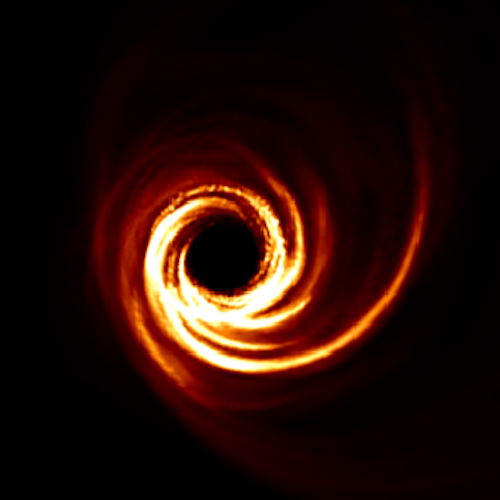
#> input picture m87ims.png, 500 x 500 px
$ jupyter execute --allow-errors IntSim_sandbox.ipynb   (shell and % lines are left out)
#> lines starting #> are read from the running program, lines starting #| are printed output that depends on the picture; after the words box and inside, x2 and y2 are one past the last pixel; in counts of white or black regions, pixels touching at a corner belong together; long printed decimals are rounded
### intsim.py
import matplotlib.pyplot as plt
import numpy as np

def intsim(ant,freq,myres,EW=False,PointSource=False,filein="palomas.png"):
    in_img=plt.imread(filein)[:,:,0]
    if PointSource:
        t = np.linspace(-500, 500, 1000)
        bump = np.exp(-0.0005*t**2)
        bump = bump / np.trapz(bump) # normalize the integral to 1
        kernel = bump[:, np.newaxis] * bump[np.newaxis, :]
        in_img=kernel
    if in_img.shape[0]!=in_img.shape[1]:
        print("Error: Input image must have equal number of rows and colums")
        print("Current size = ",in_img.shape)

    width=in_img.shape[0]

    if ant<=1:
        ant=2
        print("Number of antennae must be between 2 and 50")
        print("You have 2 antennae now") # avoid single-antenna observations
    if ant>50:
        ant=50
        print("Number of antennae must be between 2 and 50")
        print("You have 50 antennae now") # we only have 50 available antennae

    if myres < 1:
        print("Resolution cannot be smaller than 1 px")
        print("Resolution automatically set to 1 px")
        myres=1.
    if myres >= width:
        myres=width-1
        print("Resolution cannot be greater or equal to width")
        print("Resolution automatically set to width-1: ",width-1)

    AA=np.loadtxt("almapos.txt")
    almal_x=AA[0,:ant]
    almal_y=AA[1,:ant]
    # get max baseline in original array (between 0 and 1)
    # this ensures that the max baseline is scaled to one

    wavel=3e8/freq
    bmax=wavel*width/2
    print("Max. baseline =",bmax,"m")

# Antenna position adjustment to fit max. baseline
    dx=almal_x-almal_x.min()
    dy=almal_y-almal_y.min()
    dmax=np.max([dx.max(),dy.max()])
    dnx=dx/dmax
    dny=dy/dmax
    x=bmax*dnx
    y=bmax*dny
    lx=np.zeros((ant,ant))
    ly=np.zeros((ant,ant))

    if EW :
        x=np.linspace(0,1,ant)*bmax
        y=np.zeros(ant)

    # calculate relative positions between antennae (baselines for the visibilities)
    for i in range(ant):
        for j in range(ant):
            lx[i,j]=(x[i]-x[j])
            ly[i,j]=(y[i]-y[j])

    # remember that x and y are swapped in imshow
    u=ly/wavel      # u values in wavenumber
    v=lx/wavel      # v values in wavenumber
    re_u=np.reshape(u,(len(x)**2),order='F') #reshape u into linear form
    re_v=np.reshape(v,(len(y)**2),order='F')


    ore_u=re_u/myres
    ore_v=re_v/myres


    # UV gridding
    # create an empty matrix same size as in image for multiplying with fft of true sky image
    # this acts as a mask in fourier space (resolution of exactly 1 px)
    obs_uv_matrix=np.zeros(in_img.shape)
    for k in range(len(ore_u)):
        int_u=int((ore_u)[k])
        int_v=int((ore_v)[k])
        obs_uv_matrix[int_u,int_v]=1.0

    obs_uv_matrix[0,0]=0.0
    print('Available uv grid points:',(obs_uv_matrix>0).sum(),'Total visibilities:',ant*(ant-1))


    maxuv=np.max([ore_u.max(),ore_v.max()])

    angres=(1/maxuv)*(180/np.pi)
    print("Current angular resolution =",angres,"deg")
#    print("Angular size in the sky=",angres*width,"deg") # needs work
    print("Max. baseline for selected resolution =",wavel*maxuv,"m")

    # Transform image to Fourier space, then multiply with uv mask and then apply the inverse FFT to reconstruct image

    fft_img=np.fft.fft2(in_img)              #This is the complex visibility from a complete and ideal array from u,v =0,0 outward.
    observed=fft_img*obs_uv_matrix           #Observed complex visibility. Combines ideal visibility with the observed uv points, removing those not seen by the selected array configuration.
    ifft_img=np.fft.ifft2(observed)          #inverse FFTs the observed visibility
    real_ifft_img=ifft_img.real              #Takes real part only for plotting


    f, axarr = plt.subplots(2, 3, figsize=(16,10));
    axarr[0,0].imshow(in_img,cmap='hot');
    axarr[0,0].set_title('Original')

    axarr[0,1].scatter(x*wavel*maxuv/bmax,y*wavel*maxuv/bmax,s=100);
    axarr[0,1].set_xlabel("x (m)");
    axarr[0,1].set_ylabel("y (m)");
    axarr[0,1].axis("equal");
    axarr[0,1].set_title('Antenna array')

    axarr[0,2].plot(ore_u.astype(int),ore_v.astype(int),'.',color='red');
    axarr[0,2].set_xlabel('Gridded u [k$\lambda$]',size='10');
    axarr[0,2].set_ylabel('Gridded v [k$\lambda$]',size='10');
    axarr[0,2].set_title('Gridded visibilities')


    with np.errstate(divide='ignore',invalid='ignore'):
        axarr[1,0].imshow(np.log10(np.abs(fft_img.real)),cmap='Reds');
    axarr[1,0].set_xlim(0,500);
    axarr[1,0].set_ylim(0,500);
    axarr[1,0].set_title('FT of original')


    axarr[1,1].plot(ore_u.astype(int),ore_v.astype(int),'.',color='red'); # mask
    axarr[1,1].set_xlim(0,500);
    axarr[1,1].set_ylim(0,500);
    axarr[1,1].set_xlabel('Gridded u [k$\lambda$]',size='10');
    axarr[1,1].set_ylabel('Gridded v [k$\lambda$]',size='10');
    axarr[1,1].set_title('Gridded visibilities')

    axarr[1,2].imshow(real_ifft_img,cmap='hot');
    axarr[1,2].set_title('Reconstructed image')

### IntSim_sandbox.ipynb
[cell 1]
import matplotlib.pyplot as plt
import numpy as np

[cell 2]
filenamein="m87ims.png"
in_img=plt.imread(filenamein)[:,:,0]
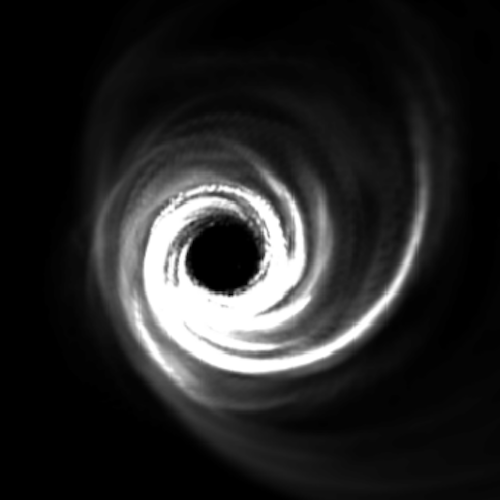
#> in_img: shape (500, 500) float32; min 0, max 1, mean 0.146
width=in_img.shape[0]
#> width = 500
plt.imshow(in_img,cmap='hot');

[cell 3]
AA=np.loadtxt("almapos.txt")

[cell 4]
ant = 50 # number of antennae, must be between 2 and 50

[cell 5]
almal_x=AA[0,:ant]
almal_y=AA[1,:ant]

[cell 6]
freq=1e9      # Frequency 6M 9G 12T in Hz
wavel=3e8/freq
bmax=wavel*width/2
#> bmax = 75
print("Max. baseline =",bmax,"m")
#| Max. baseline = 75.0 m

[cell 7]
# Antenna position adjustment to fit max. baseline
dx=almal_x-almal_x.min()
dy=almal_y-almal_y.min()
dmax=np.max([dx.max(),dy.max()])
dnx=dx/dmax
dny=dy/dmax
x=bmax*dnx
y=bmax*dny

[cell 8]
plt.figure(figsize=(5,5))
plt.scatter(x,y)
plt.xlabel("x (m)")
plt.ylabel("y (m)")
plt.axis("equal");
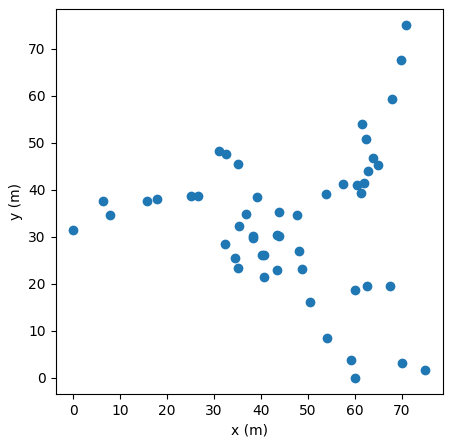
#> figure drawn by matplotlib, 1 panel

[cell 9]
lx=np.zeros((ant,ant))
ly=np.zeros((ant,ant))

# calculate relative positions between antennae (baselines for the visibilities)
for i in range(ant):
    for j in range(ant):
        lx[i,j]=(x[i]-x[j])
        ly[i,j]=(y[i]-y[j])
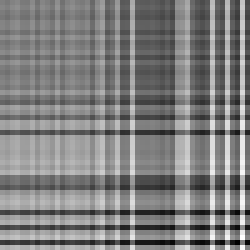
#> lx: shape (50, 50) float64 (shown 5 times larger); min -75, max 75, mean 0; drawn with min black and max white
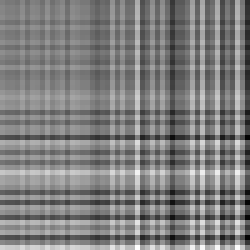
#> ly: shape (50, 50) float64 (shown 5 times larger); min -75, max 75, mean 0; drawn with min black and max white

[cell 10]
# remember that x and y are swapped in imshow
u=ly/wavel      # u values in wavenumber
v=lx/wavel      # v values in wavenumber
re_u=np.reshape(u,(len(x)**2),order='F') #reshape u into linear form
re_v=np.reshape(v,(len(y)**2),order='F')

[cell 11]
myres=10.

[cell 12]
ore_u=re_u/myres
ore_v=re_v/myres

[cell 13]
# UV gridding
# create an empty matrix same size as in image for multiplying with fft of true sky image
# this acts as a mask in fourier space (resolution of exactly 1 px)
obs_uv_matrix=np.zeros(in_img.shape)
for k in range(len(ore_u)):
    int_u=int((ore_u)[k])
    int_v=int((ore_v)[k])
    obs_uv_matrix[int_u,int_v]=1.0
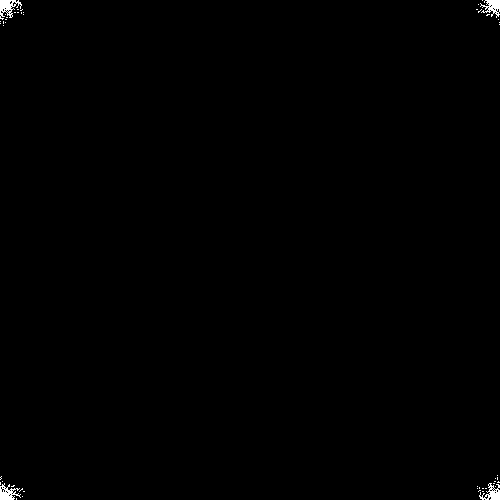
#> obs_uv_matrix: shape (500, 500) float64; values 0 (black) and 1 (white), 0.35% white; 49 white regions (45 under 20 px), largest, box (x1, y1, x2, y2) and area: (0, 0, 22, 20) 217, (480, 0, 500, 18) 190, (0, 483, 21, 500) 187, (479, 483, 500, 500) 179

obs_uv_matrix[0,0]=0.0
print('Available uv grid points:',(obs_uv_matrix>0).sum(),'Total visibilities:',ant*(ant-1))

[cell 14]
plt.figure(figsize=[4,4])
plt.plot(ore_u,ore_v,'.',color='orange')
plt.xlabel('u [k$\lambda$]',size='10')
plt.ylabel('v [k$\lambda$]',size='10')
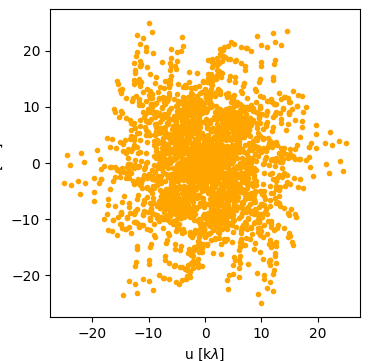
#> figure drawn by matplotlib, 1 panel

[cell 15]
plt.figure(figsize=[4,4])
plt.plot(ore_u.astype(int),ore_v.astype(int),'.',color='orange')
plt.xlabel('Gridded u [k$\lambda$]',size='10')
plt.ylabel('Gridded v [k$\lambda$]',size='10')
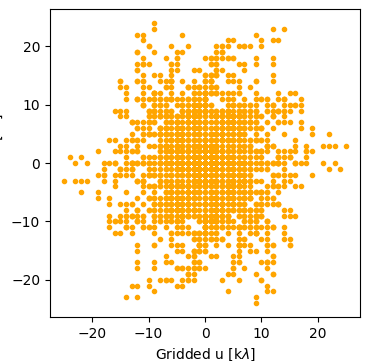
#> figure drawn by matplotlib, 1 panel

[cell 16]
maxuv=np.max([ore_u.max(),ore_v.max()])
#> maxuv = 25

[cell 17]
angres=(1/maxuv)*(180/np.pi)
#> angres = 2.29
print("Current angular resolution =",angres,"deg")
#| Current angular resolution = 2.292 deg
print("Angular size in the sky=",angres*width,"deg") # needs work
#| Angular size in the sky= 1145.916 deg
print("Max. baseline for selected resolution =",wavel*maxuv,"m")
#| Max. baseline for selected resolution = 7.5 m

[cell 18]
plt.figure(figsize=[10,10])
plt.imshow(obs_uv_matrix); # mask
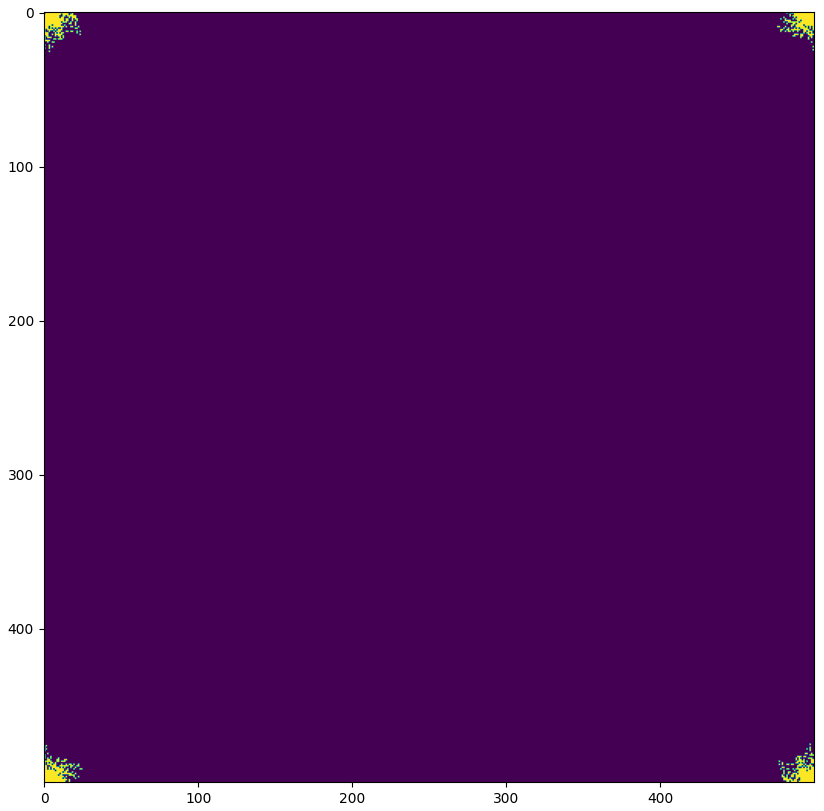
#> figure drawn by matplotlib, 1 panel

[cell 19]
    # Transform image to Fourier space, then multiply with uv mask and then apply the inverse FFT to reconstruct image

fft_img=np.fft.fft2(in_img)              #This is the complex visibility from a complete and ideal array from u,v =0,0 outward.
observed=fft_img*obs_uv_matrix           #Observed complex visibility. Combines ideal visibility with the observed uv points, removing those not seen by the selected array configuration.
ifft_img=np.fft.ifft2(observed)          #inverse FFTs the observed visibility
real_ifft_img=ifft_img.real              #Takes real part only for plotting
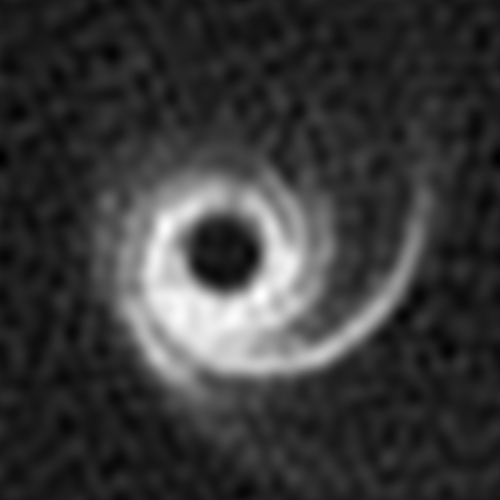
#> real_ifft_img: shape (500, 500) float64; min -0.281, max 0.977, mean 4.55e-19; drawn with min black and max white
plt.imshow(real_ifft_img);
#plt.xlim(0,100)
#plt.ylim(0,100)

[cell 20]
plt.imshow(np.log10(np.abs(fft_img.real)))
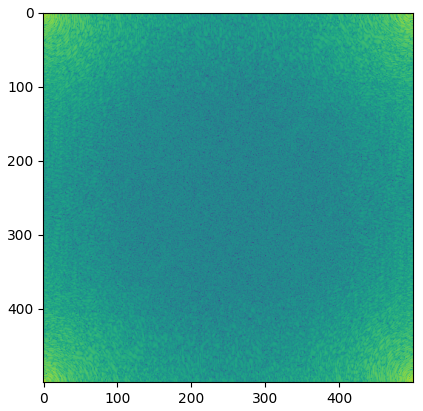
#> figure drawn by matplotlib, 1 panel

[cell 21]
obs_uv_matrix=np.ones(in_img.shape)      #Full uv coverage
fft_img=np.fft.fft2(in_img)              #This is the complex visibility from a complete and ideal array from u,v =0,0 outward.
observed=fft_img*obs_uv_matrix           #Observed complex visibility. Combines ideal visibility with the observed uv points, removing those not seen by the selected array configuration.
ifft_img=np.fft.ifft2(observed)          #inverse FFTs the observed visibility
real_ifft_img=ifft_img.real              #Takes real part only for plotting
plt.imshow(real_ifft_img)   ;            #Show observed version of input image.

[cell 22]
from intsim import intsim

#> (a cell that did not finish here is left out)
